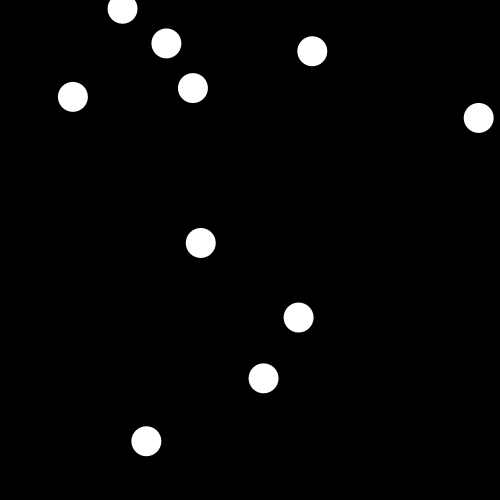
Frame 1 (no input)
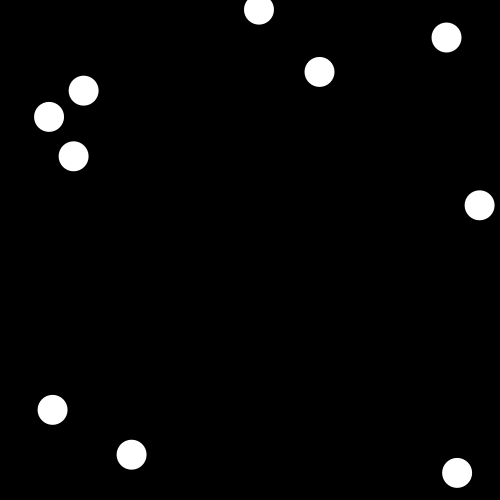
Frame 60 (the mouse pressed at the canvas centre just before this capture)
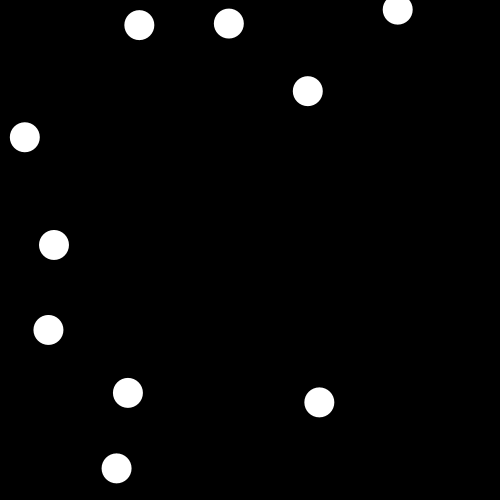
Frame 120 (the mouse held since frame 60 and released just before this capture)

The Processing sketch that drew these frames (run headless with seeded random() and noise(); from frame 60 on, the mouse is pressed at the canvas centre):

// Processing sketch: t1_12
// ── t1_12.pde
Ball[] balls = new Ball[10];

void setup(){
  size(500,500);
  for (int i = 0; i < balls.length; i ++ ) { 
     balls[i] = new Ball(random(0,width), random(0,height/4));
   }
}

void draw(){
  background(0);
  for (int i = 0; i < balls.length; i ++ ) { 
     balls[i].run();
   }
}

// ── Ball.pde
class Ball {  
  PVector position;
  PVector speed;
  int directionX = 1;
  int directionY = 1;
  int ballSize = 15; 

  Ball(float positionX, float positionY) { //Parameters
    position = new PVector(random(0, width), random(0, height));
    speed = new PVector(random(-3,4),random(-3,4));
  }

  void run() { //Run the animating
    update();
    display();
  }

  void update() { //Animate the confetti
    position.add(speed);

    if (position.x > width-ballSize || position.x < ballSize) {
      speed.x = speed.x*-1;
    }
    if (position.y > height-ballSize || position.y < ballSize) {
      speed.y = speed.y *-1;
    }
  }

  void display() {
    noStroke();
    ellipse(position.x, position.y, ballSize*2, ballSize*2);
  }
}
